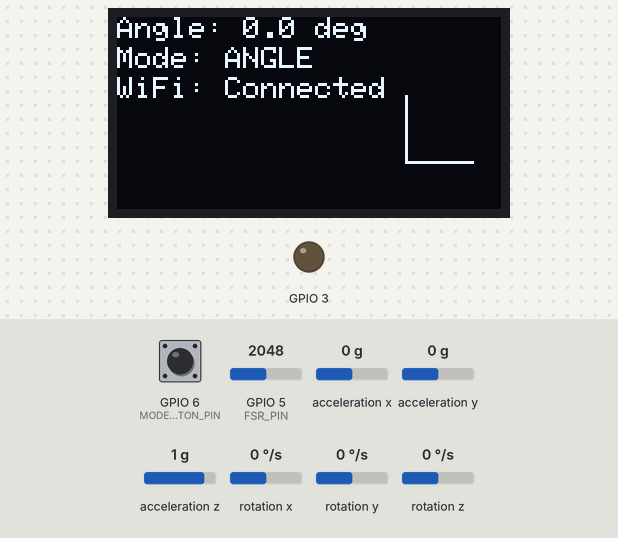
A program run on a simulated ESP32-S3. On the bench: 128×64 one-colour display, output pins drawn as LEDs (lit = HIGH). The inputs (shaded band) are chosen by the test bench; at power-on: GPIO 6 (MODE_BUTTON_PIN) HIGH, GPIO 5 (FSR_PIN) = 2048, acceleration x 0 g, acceleration y 0 g, acceleration z 1 g, rotation x 0 °/s, rotation y 0 °/s, rotation z 0 °/s. What the program prints to the serial monitor is not drawn.

Above: at 3.7 s.
3.8 s: GPIO 6 (MODE_BUTTON_PIN) pulled LOW for 1 s
At 4.4 s:
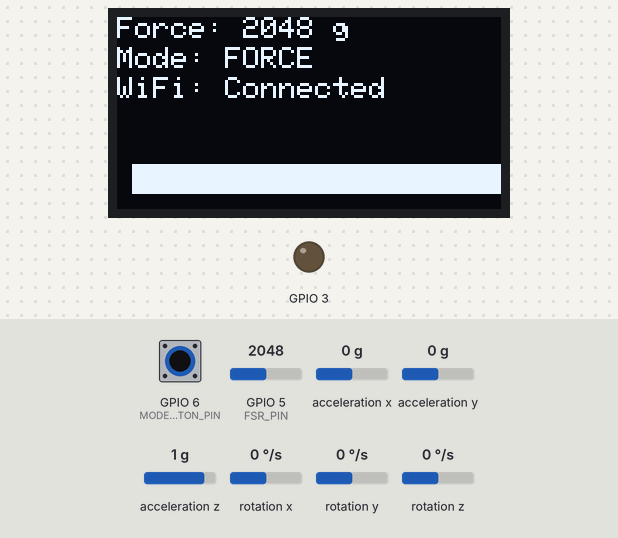
6.3 s: GPIO 5 (FSR_PIN) set to 1460
At 7.0 s:
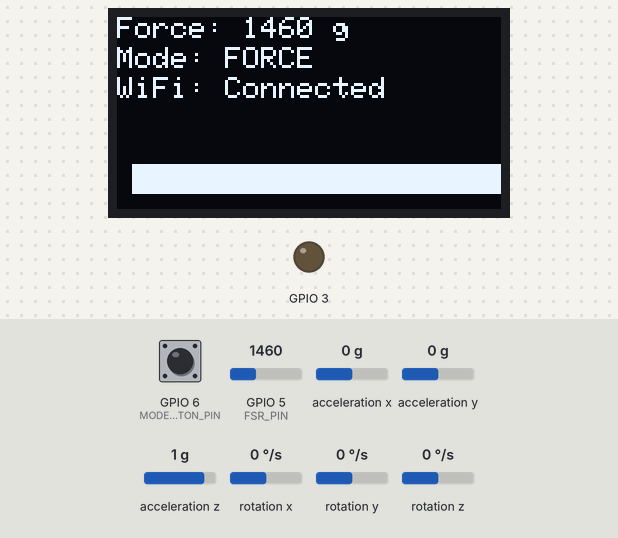
7.9 s: GPIO 5 (FSR_PIN) set to 1540
At 9.3 s:
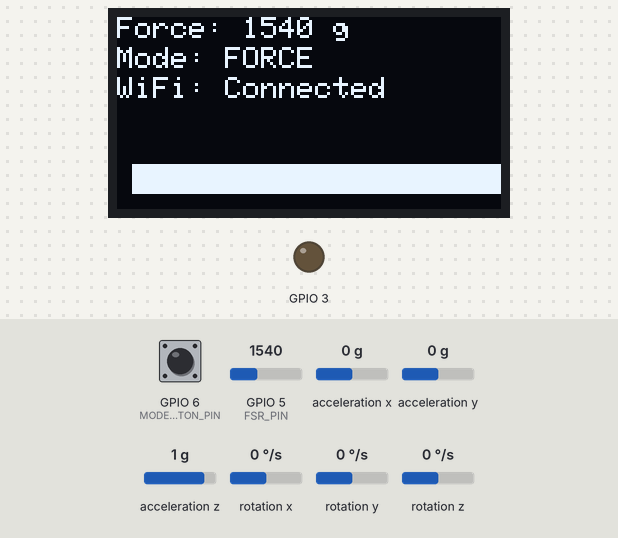
9.6 s: GPIO 5 (FSR_PIN) set to 1228
At 11.0 s:
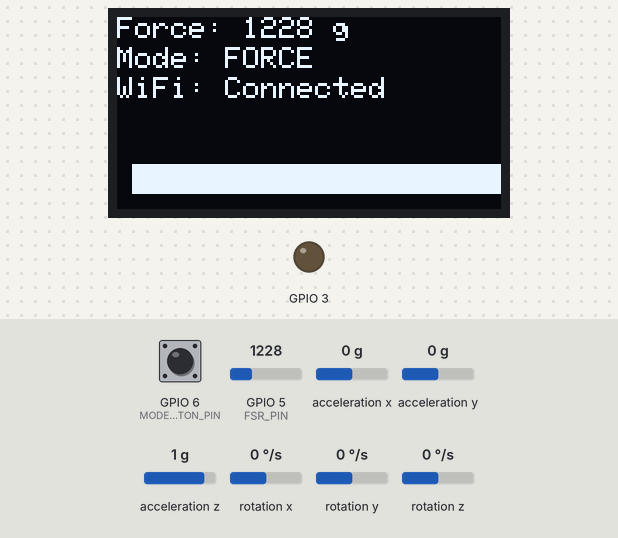
11.3 s: GPIO 6 (MODE_BUTTON_PIN) pulled LOW for 1 s
At 12.8 s:
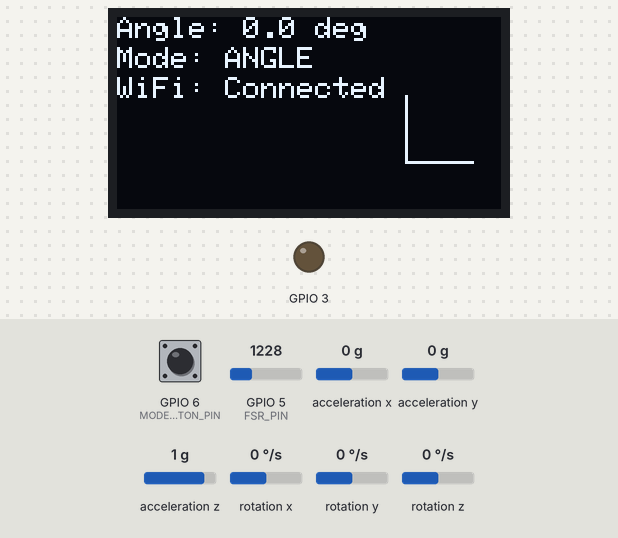
13.8 s: GPIO 6 (MODE_BUTTON_PIN) pulled LOW for 0.15 s
At 15.2 s:
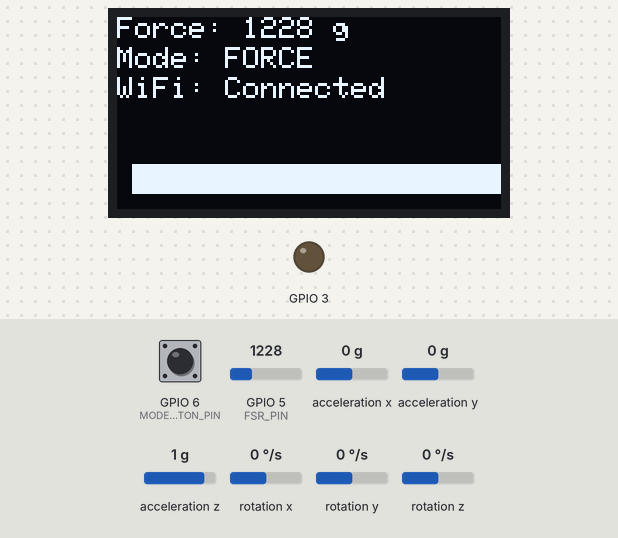
Timing chart, 0 to 16.4 s (numbered marks = the images above; inputs shaded):
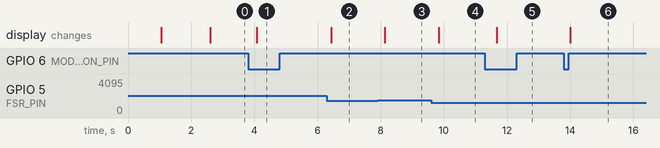

The program:

main.cpp
```cpp
#include <Arduino.h>
#include "angle.h"
#include "communication.h"
#include "buzzer.h"
#include "display.h"
#include "fsr.h"

// TODO: Change PC address in communication.cpp before running

// Pin definitions
const int MODE_BUTTON_PIN = 6; // Button to switch between Angle and Force modes
const int FSR_PIN = 5; // Pin for the FSR sensor
static constexpr unsigned long DEBOUNCE_MS = 40;
static constexpr float FORCE_THRESHOLD_DEG = -30.0f;
static constexpr bool BUTTON_ACTIVE_LOW = true;

enum class AppMode {
    Angle,
    Force
};

AppMode currentMode = AppMode::Angle;
int lastButtonReading = HIGH;
int stableButtonState = HIGH;
bool buttonPressHandled = false;
unsigned long lastDebounceTime = 0;
unsigned long lastDiagPrintTime = 0;

FSR fsr(FSR_PIN);

void updateModeFromButton() {
    const int reading = digitalRead(MODE_BUTTON_PIN);

    if (reading != lastButtonReading) {
        lastDebounceTime = millis();
    }

    if ((millis() - lastDebounceTime) > DEBOUNCE_MS) {
        stableButtonState = reading;

        const bool pressed = BUTTON_ACTIVE_LOW ? (stableButtonState == LOW) : (stableButtonState == HIGH);
        if (pressed && !buttonPressHandled) {
            buttonPressHandled = true;
            currentMode = (currentMode == AppMode::Angle) ? AppMode::Force : AppMode::Angle;
            Serial.print("Mode switched to: ");
            Serial.println(currentMode == AppMode::Force ? "FORCE" : "ANGLE");
        } else if (!pressed) {
            buttonPressHandled = false;
        }
    }

    lastButtonReading = reading;
}

void setup() {
    Serial.begin(115200);
    // Initialize button pin
    pinMode(MODE_BUTTON_PIN, INPUT_PULLUP);

    setupIMUs();
    setupDisplay();
    setupWiFi();
    setupBuzzer();
    fsr.begin();
}

void loop() {
    updateModeFromButton();

    float angle = getAngle();
    const bool forceMode = (currentMode == AppMode::Force);
    const char* modeLabel = forceMode ? "FORCE" : "ANGLE";
    int force = fsr.getRawValue();


    if (!areIMUsReady() && (millis() - lastDiagPrintTime) > 1500) {
        lastDiagPrintTime = millis();
        Serial.print("IMU ready? tibia=");
        Serial.print(isTibiaReady() ? "OK" : "NO");
        Serial.print(" foot=");
        Serial.println(isFootReady() ? "OK" : "NO");
    }

    if (forceMode) {

        Serial.println(force);
        updateForceDisplay(force, modeLabel, isWifiConnected(), 10);
    } else {
        updateDisplay(angle, modeLabel, isWifiConnected());
        Serial.print("Angle: ");
        Serial.println(angle);
    }

    sendData(angle, 0.0);

    if (angle < FORCE_THRESHOLD_DEG) {
        buzz();
    } else {
        noBuzz();
    }

    delay(100);
}
```

Measured:
- after the input at 3.8 s, the display: changes after 0.27 s (image 1)
- after the input at 6.3 s, the display: changes after 0.13 s (image 2)
- after the input at 7.9 s, the display: changes after 0.23 s (image 3)
- after the input at 9.6 s, the display: changes after 0.24 s (image 4)
- after the input at 11.3 s, the display: changes after 0.38 s (image 5)
- after the input at 13.8 s, the display: changes after 0.20 s (image 6)
